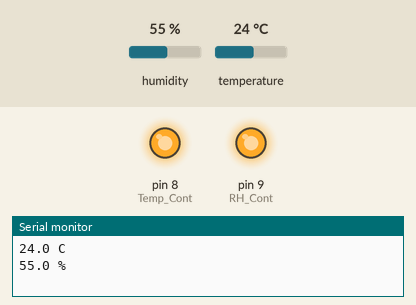
The sketch below on a simulated Arduino Uno, built with avr-gcc and run on an emulated ATmega328P. Shown: output pins drawn as LEDs (lit = HIGH), the last lines printed to the serial monitor. The inputs (shaded band) are chosen by the test bench; at power-on: humidity 55 %, temperature 24 °C.

Above: at 1.8 s.
1.9 s: humidity set to 41 %
6.8 s: humidity set to 38 %
At 11.3 s:
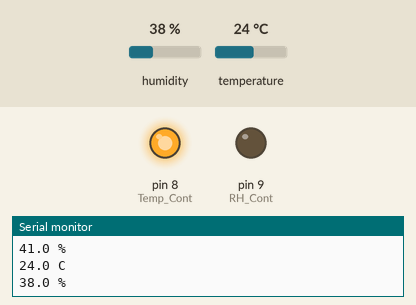
12.1 s: humidity set to 40 %
At 16.5 s:
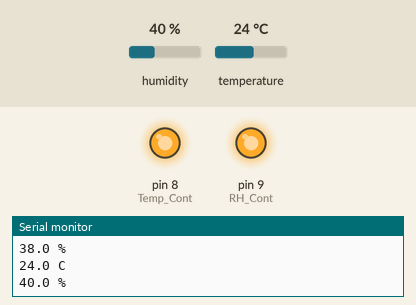
17.1 s: temperature set to 23.5 °C
At 21.8 s:
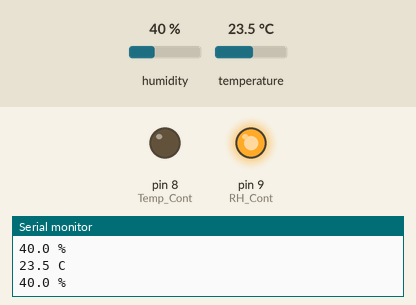
22.1 s: humidity set to 22 %
At 27.0 s:
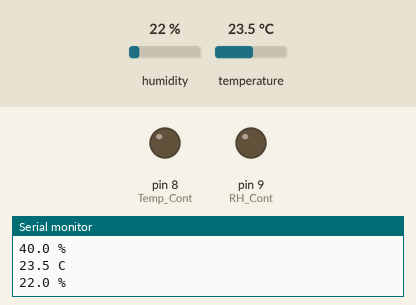
Timing chart, 0 to 28.1 s (numbered marks = the images above; inputs shaded):
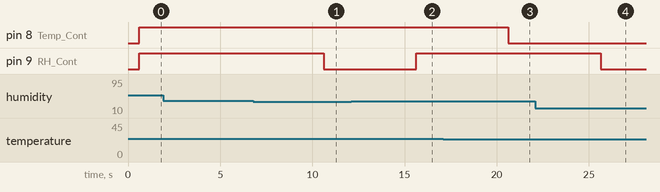

The sketch:

52.ino
```cpp
#include <dht.h>
#include <SoftwareSerial.h>
#define DHT22_PIN 7
#define Temp_Cont 8                   //온도 D8에서 제어
#define RH_Cont 9                     //상대습도 D9에서 제어

SoftwareSerial BTSerial(0, 1);
dht DHT;
float temperature ;
float humidity ;

void setup()
{
  Serial.begin(9600);
  BTSerial.begin(9600);
  pinMode(Temp_Cont, OUTPUT);           //D8에서 출력
  delay(300);
  pinMode(RH_Cont, OUTPUT);              //D9에서 출력
  delay(300);
}

void loop()
{
  float chk = DHT.read22(DHT22_PIN);
  temperature = DHT.temperature;
  humidity = DHT.humidity;

  while (Serial.available()) {
    delay(3);
    char c = Serial.read();
  }

  Serial.print(temperature, 1);
  Serial.println(" C");
  Serial.print(humidity, 1);
  Serial.println(" %");

  if (temperature >= 24) {
    digitalWrite(Temp_Cont, HIGH);      //온도 24℃ 이상에서 릴레이 작동 ON
  } else {
    digitalWrite(Temp_Cont, LOW);     //온도 24℃ 이하에서 릴레이 작동 OFF
  }

  if (humidity >= 40) {
    digitalWrite(RH_Cont, HIGH);        //상대습도 40% 이상에서 릴레이 작동 ON
  } else {
    digitalWrite(RH_Cont, LOW);       //상대습도 40% 이하에서 릴레이 작동 OFF
  }
  delay(5000);
}
```

Measured:
- the behaviour switches between 40 and 39 % on humidity (found by bisection; images 0 and 1)
- the behaviour switches between 24 and 23.9 °C on temperature (found by bisection; images 2 and 3)
- after the input at 6.8 s, pin 9 (RH_Cont): HIGH → LOW after 3.8 s
- after the input at 12.1 s, pin 9 (RH_Cont): LOW → HIGH after 3.5 s
- after the input at 17.1 s, pin 8 (Temp_Cont): HIGH → LOW after 3.5 s
- after the input at 22.1 s, pin 9 (RH_Cont): HIGH → LOW after 3.5 s
